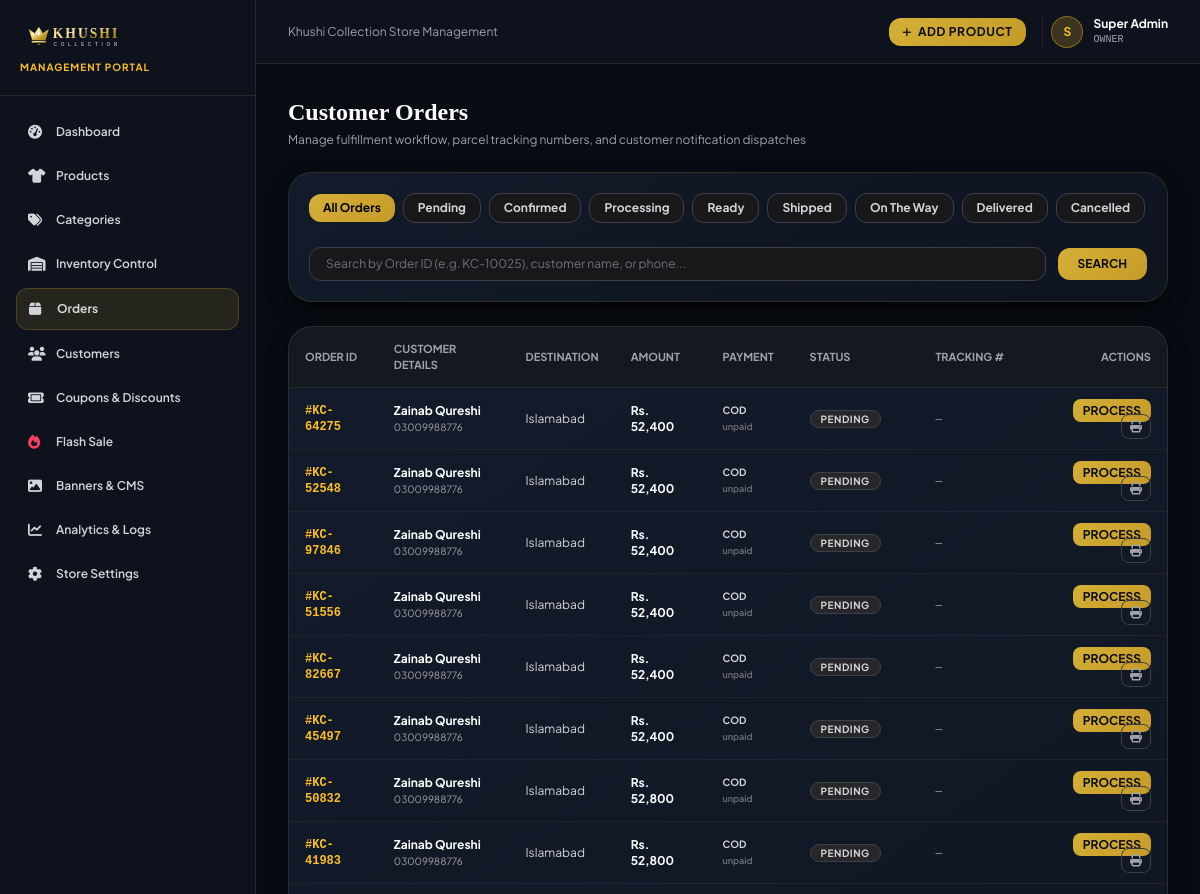
Page /admin/orders (signed in, upper part) on the earlier database version.
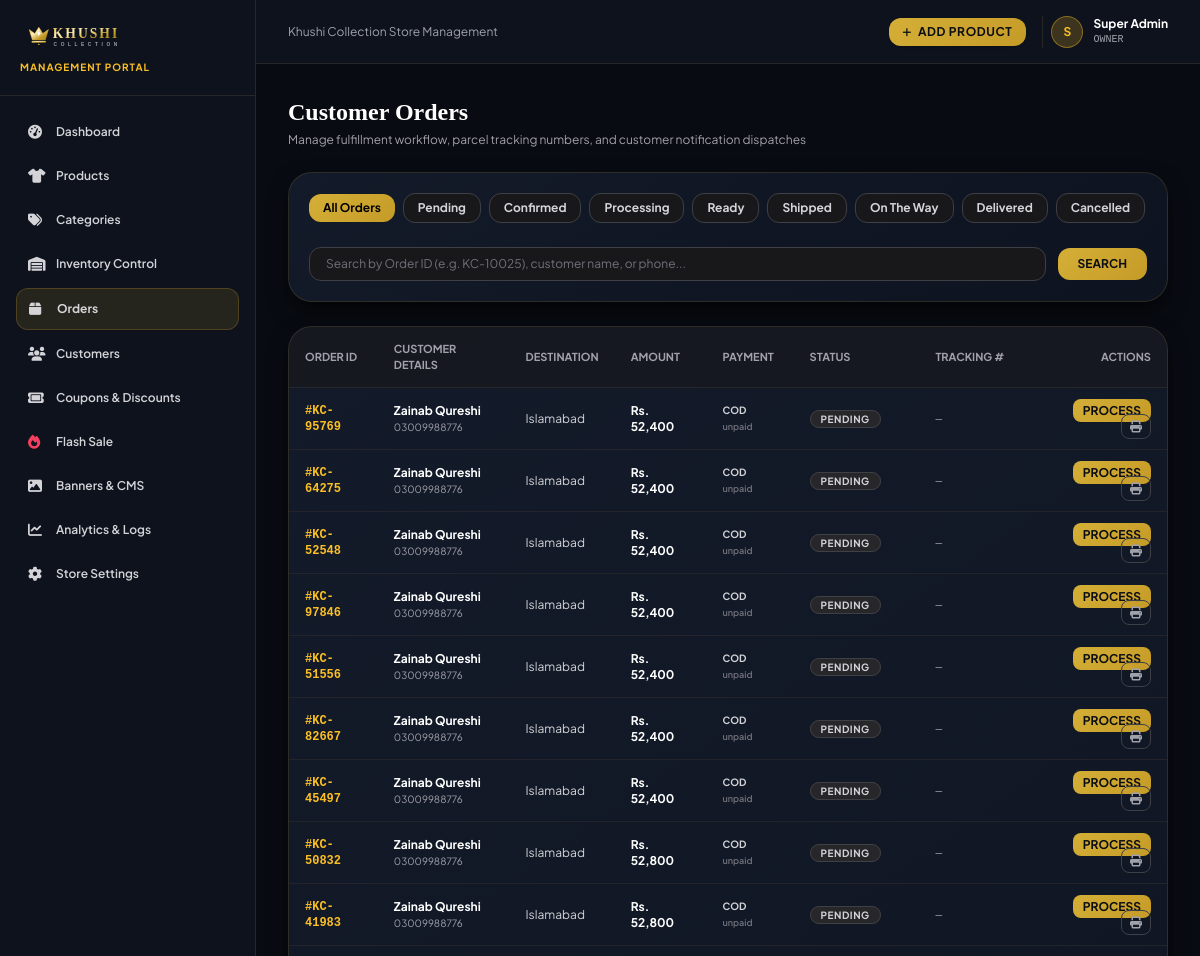
Same page on the later database version.
### tables this page shows
CREATE TABLE orders (
        id INTEGER PRIMARY KEY AUTOINCREMENT,
        order_number TEXT UNIQUE NOT NULL,
        user_id INTEGER,
        customer_name TEXT NOT NULL,
        customer_phone TEXT NOT NULL,
        customer_email TEXT NOT NULL,
        address TEXT NOT NULL,
        city TEXT NOT NULL,
        area TEXT,
        postal_code TEXT,
        delivery_instructions TEXT,
        subtotal REAL NOT NULL,
        delivery_fee REAL DEFAULT 0,
        discount_amount REAL DEFAULT 0,
        coupon_code TEXT,
        total_amount REAL NOT NULL,
        payment_method TEXT DEFAULT 'cod',
        payment_status TEXT DEFAULT 'unpaid',
        order_status TEXT DEFAULT 'pending',
        tracking_number TEXT,
        courier_name TEXT DEFAULT 'Trax Express',
        admin_notes TEXT,
        created_at TIMESTAMP DEFAULT CURRENT_TIMESTAMP,
        updated_at TIMESTAMP DEFAULT CURRENT_TIMESTAMP,
        FOREIGN KEY (user_id) REFERENCES users (id) ON DELETE SET NULL
    );

### routes/admin.py (the view)
@admin_bp.route('/orders')
@admin_required(['super_admin', 'manager', 'staff'])
def orders():
    status_filter = request.args.get('status', '').strip()
    search = request.args.get('search', '').strip()
    sql = 'SELECT * FROM orders WHERE 1=1'
    params = []
    if status_filter:
        sql += ' AND order_status = ?'
        params.append(status_filter)
    if search:
        sql += ' AND (order_number LIKE ? OR customer_name LIKE ? OR customer_phone LIKE ?)'
        params.extend([f"%{search}%", f"%{search}%", f"%{search}%"])
    sql += ' ORDER BY id DESC'
    orders_list = query_db(sql, params)
    return render_template('admin/orders/index.html', orders=orders_list, status_filter=status_filter, search=search)

### database.py (called while the page is built)
def get_db():
    try:
        conn = sqlite3.connect(DATABASE_PATH, timeout=30.0)
        conn.row_factory = sqlite3.Row
        conn.execute("PRAGMA foreign_keys = ON")
        try:
            conn.execute("PRAGMA journal_mode = WAL")
        except Exception:
            try:
                conn.execute("PRAGMA journal_mode = DELETE")
            except Exception:
                pass
        return conn
    except Exception:
        conn = sqlite3.connect(":memory:", timeout=30.0)
        conn.row_factory = sqlite3.Row
        return conn

def query_db(query, args=(), one=False):
    conn = get_db()
    cur = conn.cursor()
    cur.execute(query, args)
    rv = cur.fetchall()
    conn.close()
    return (rv[0] if rv else None) if one else rv

### templates/admin/orders/index.html (shortened to what the changed rows need)
{% extends 'admin/base.html' %}
{% block content %}
<div class="space-y-6">
    <div class="flex flex-col sm:flex-row sm:items-center justify-between gap-4">
        <div>
            <h1 class="text-2xl font-serif font-bold text-white">Customer Orders</h1>
        </div>
    </div>
    <div class="luxury-card rounded-3xl overflow-hidden">
        <div class="overflow-x-auto">
            <table class="w-full text-left text-xs text-zinc-300">
                <thead class="text-zinc-400 uppercase font-semibold border-b border-zinc-800 bg-zinc-900/60 text-[11px]">
                    <tr>
                        <th class="py-3.5 px-4">Order ID</th>
                        <th class="py-3.5 px-4">Customer Details</th>
                        <th class="py-3.5 px-4">Destination</th>
                        <th class="py-3.5 px-4">Amount</th>
                        <th class="py-3.5 px-4">Payment</th>
                        <th class="py-3.5 px-4">Status</th>
                        <th class="py-3.5 px-4">Tracking #</th>
                        <th class="py-3.5 px-4 text-right">Actions</th>
                    </tr>
                </thead>
                <tbody class="divide-y divide-zinc-800/80">
                    {% for o in orders %}
                    <tr class="hover:bg-zinc-800/30 transition">
                        <td class="py-3.5 px-4 font-mono font-bold text-amber-400">#{{ o.order_number }}</td>
                        <td class="py-3.5 px-4">
                            <span class="font-bold text-white block">{{ o.customer_name }}</span>
                            <span class="text-[10px] text-zinc-400">{{ o.customer_phone }}</span>
                        </td>
                        <td class="py-3.5 px-4">{{ o.city }}</td>
                        <td class="py-3.5 px-4 font-bold text-white">Rs. {{ "{:,}".format(o.total_amount|int) }}</td>
                        <td class="py-3.5 px-4">
                            <span class="uppercase text-[10px] font-bold text-zinc-300 block">{{ o.payment_method }}</span>
                            <span class="text-[9px] text-zinc-500 font-semibold">{{ o.payment_status }}</span>
                        </td>
                        <td class="py-3.5 px-4">
                            <span class="px-2.5 py-0.5 rounded-full text-[10px] font-bold uppercase tracking-wider {% if o.order_status == 'delivered' %}bg-emerald-950 text-emerald-400 border border-emerald-500/30{% elif o.order_status in ('shipped', 'on_the_way') %}bg-amber-950 text-amber-400 border border-amber-500/30{% elif o.order_status == 'cancelled' %}bg-rose-950 text-rose-400 border border-rose-500/30{% else %}bg-zinc-800 text-zinc-300 border border-zinc-700{% endif %}">
                                {{ o.order_status.replace('_', ' ').title() }}
                            </span>
                        </td>
                        <td class="py-3.5 px-4 font-mono text-zinc-400 text-[11px]">
                            {{ o.tracking_number or '—' }}
                        </td>
                        <td class="py-3.5 px-4 text-right space-x-2">
                            <a href="{{ url_for('admin.order_detail', id=o.id) }}" class="py-1 px-2.5 rounded-lg btn-gold text-xs font-bold uppercase">
                                Process
                            </a>
                            <a href="{{ url_for('admin.admin_invoice', order_number=o.order_number) }}" target="_blank" class="py-1 px-2 rounded-lg border border-zinc-700 hover:border-amber-400 text-zinc-400 hover:text-white text-xs" title="Print Invoice">
                                <i class="fa-solid fa-print"></i>
                            </a>
                        </td>
                    </tr>
                    {% endfor %}
                </tbody>
            </table>
        </div>
    </div>
</div>
{% endblock %}

Differences in the rows shown:
added orders: order_number "KC-95769", customer_name "Zainab Qureshi", customer_phone "03009988776", city "Islamabad", total_amount "52,400", payment_method "COD", payment_status "unpaid", order_status.replace "PENDING", tracking_number "—"
